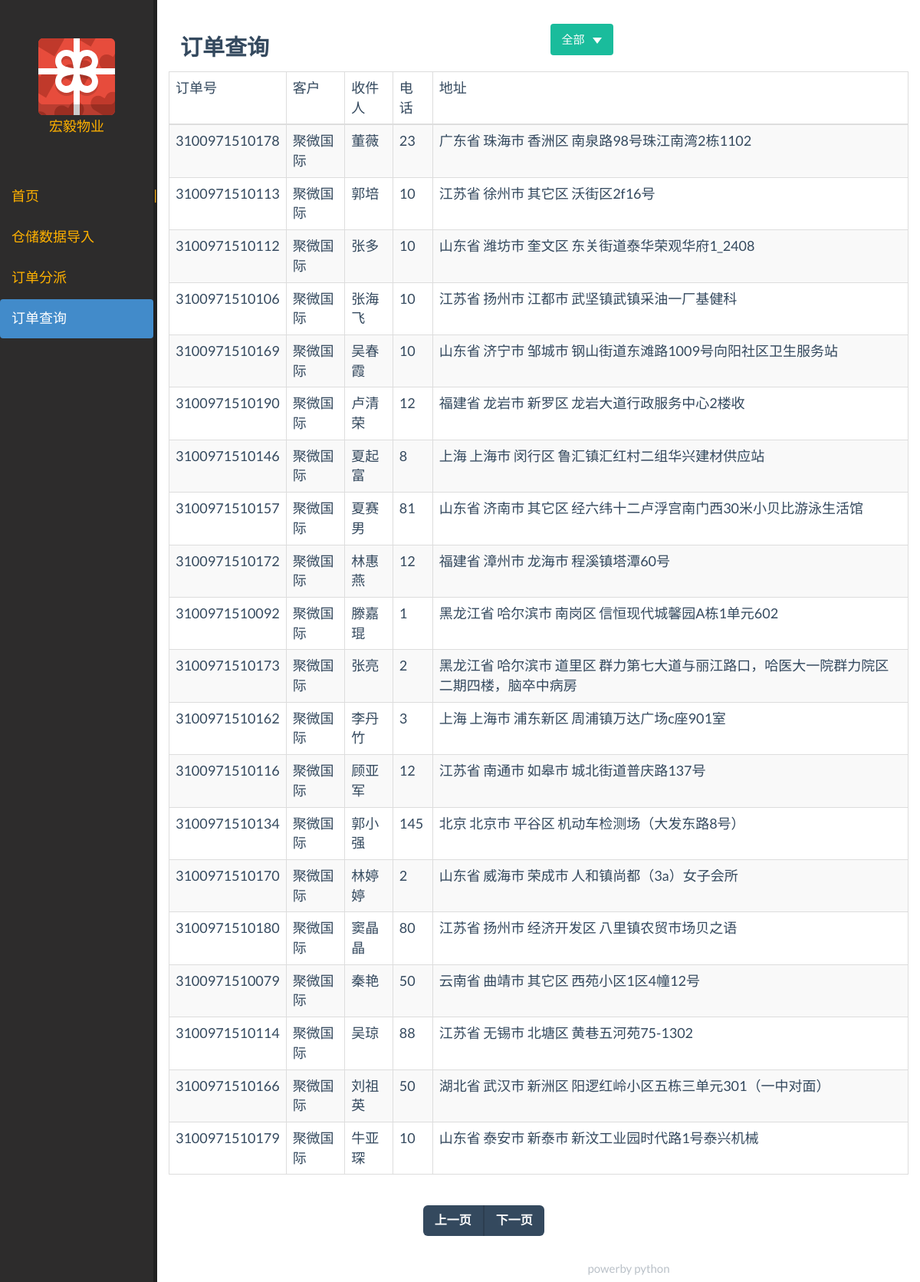
/order_post_by_condition/0, run on an earlier commit of the app's database.
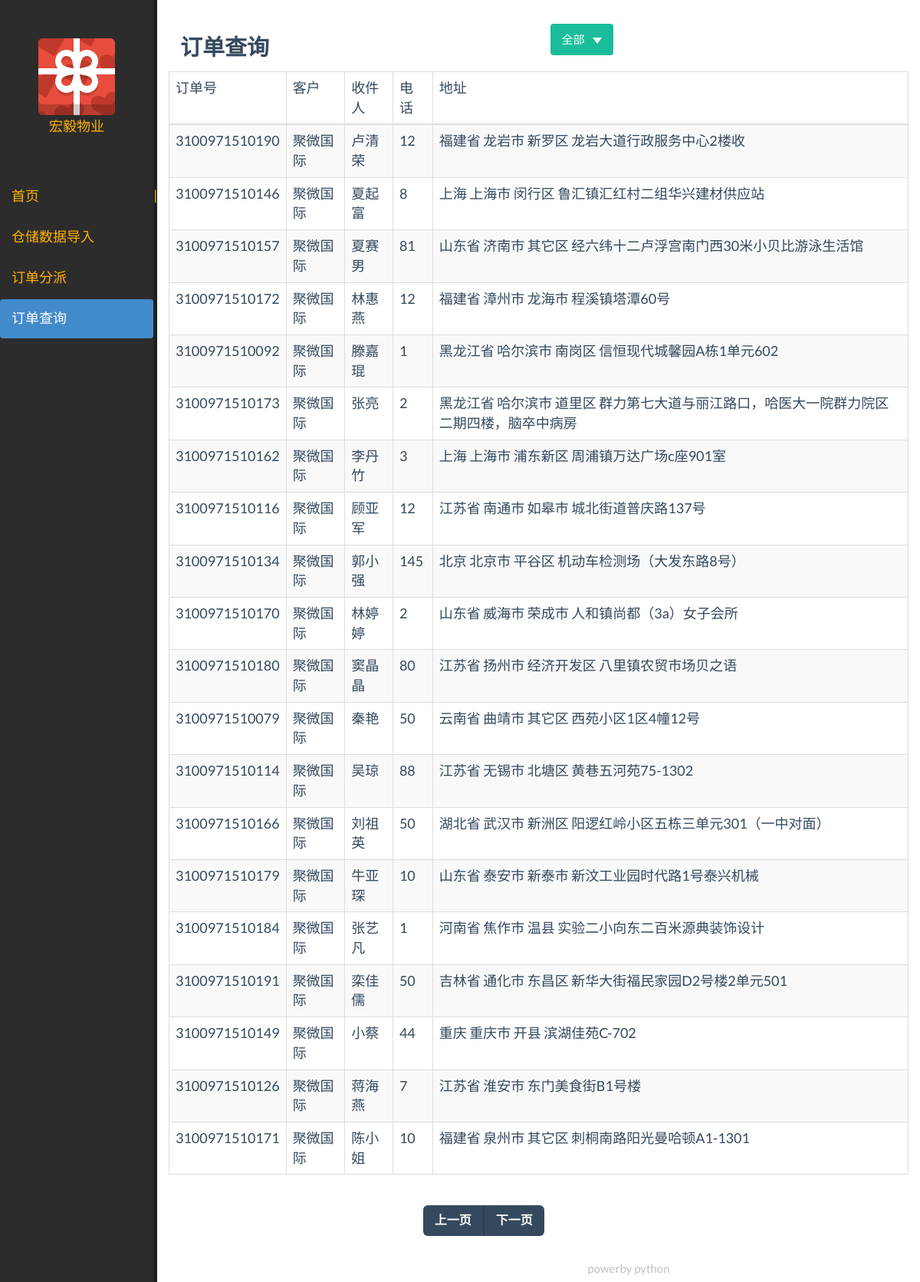
And on a later commit of the database.
### apps/data/transgodatabase.py (models this page shows)
class Order(Base):
    __tablename__ = "order"
    ID = Column(String(20), primary_key=True)
    clienter = Column(String(20), nullable=False)
    tick = Column(String(20))
    user = Column(String(6))
    addr = Column(String(128), nullable=False)
    tel = Column(String(11))
    count = Column(Integer)
    express = Column(String(10))
    time = Column(DateTime,
                  default=datetime.now)
    descript = Column(String(256))
    print_status = Column(String(5))
    cancel_status = Column(Boolean)
    status = Column(String(10), nullable=False, default="Import")
    courise = Column(Integer, ForeignKey("courise.courise_id"))

### apps/main/views.py (the view)
@main_app.route("/order_post_by_condition/<int:cond_type>", methods=["GET"])
def order_query_by_condition(cond_type=0):
    session = make_session()
    orders = session.query(Order)
    session = make_session()
    if cond_type == 0:
        orders = session.query(Order)\
                        .filter(Order.status == "Import")\
                        .filter(Order.courise == None)\
                        .order_by(Order.time)\
                        .limit(PAGE_COUNT)
    elif cond_type == 2:
        orders = session.query(Order)\
                        .filter(Order.status == "Finish")\
                        .order_by(Order.time)\
                        .limit(PAGE_COUNT)
    else:
        orders = session.query(Order)\
                        .filter(Order.status != "Finish")\
                        .filter(Order.courise != None)\
                        .order_by(Order.time)\
                        .limit(PAGE_COUNT)
    page_num = 2
    return render_template("order_post_frame.html",
                           orders=orders,
                           num=page_num)

### apps/data/transgodatabase.py (called while the page is built)
def make_session():
    Session = sessionmaker(bind=engine)
    session = Session()
    return session

### templates/order_post_frame.html (shortened to what this page needs)
{% extends "main_frame.html" %}
{% block main_content %}
{% include "order_post.html" %}
{% endblock %}

### templates/order_post.html (shortened to what this page needs)
{% extends "main_content.html" %}
{% block main_content %}
<br/>
<div>
    <div class="col-md-6"><h4>订单查询</h4></div>
<div class="col-md-6 btn-group">
    <button class="btn btn-primary dropdown-toggle" data-toggle="dropdown"
            aria-haspopup="true" aria-expanded="false">
        全部
        <span class="caret">
        </span>
    </button>
</div>
<div>
<table class="table table-striped table-bordered table-hover">
    <thead>
        <tr>
            <td>订单号</td>
            <td>客户</td>
            <td>收件人</td>
            <td>电话</td>
            <td>地址</td>
        </tr>
    </thead>
    <tbody>
        {% for order in orders %}
        <tr>
            <td>{{order.ID}}</td>
            <td>{{order.clienter}}</td>
            <td>{{order.user}}</td>
            <td>{{order.tel}}</td>
            <td>{{order.addr}}</td>
        </tr>
        {% endfor %}
    </tbody>
</table>
<div class="row">
    <div class="col-md-6 col-md-offset-4">
        <nav>
            <ul class="pager">
                <li class="previous"><a href="/order_post_page/{{num - 1}}"><span aria-hidden="true">上一页</span></a></li>
                <li class="next"><a href="/order_post_page/{{num}}"><span aria-hidden="true">下一页</span></a></li>
            </ul>
        </nav>
    </div>
</div>
{% endblock %}

What changed in the data, as far as the page shows it:
no longer on this page (row edited): Order: ID "3100971510178", clienter "聚微国际", user "董薇", tel "23", addr "广东省 珠海市 香洲区 南泉路98号珠江南湾2栋1102"
no longer on this page (row edited): Order: ID "3100971510113", clienter "聚微国际", user "郭培", tel "10", addr "江苏省 徐州市 其它区 沃街区2f16号"
no longer on this page (row edited): Order: ID "3100971510112", clienter "聚微国际", user "张多", tel "10", addr "山东省 潍坊市 奎文区 东关街道泰华荣观华府1_2408"
no longer on this page (row edited): Order: ID "3100971510106", clienter "聚微国际", user "张海飞", tel "10", addr "江苏省 扬州市 江都市 武坚镇武镇采油一厂基健科"
no longer on this page (row edited): Order: ID "3100971510169", clienter "聚微国际", user "吴春霞", tel "10", addr "山东省 济宁市 邹城市 钢山街道东滩路1009号向阳社区卫生服务站"
now on this page (row unchanged): Order: ID "3100971510184", clienter "聚微国际", user "张艺凡", tel "1", addr "河南省 焦作市 温县 实验二小向东二百米源典装饰设计"
now on this page (row unchanged): Order: ID "3100971510191", clienter "聚微国际", user "栾佳儒", tel "50", addr "吉林省 通化市 东昌区 新华大街福民家园D2号楼2单元501"
now on this page (row unchanged): Order: ID "3100971510149", clienter "聚微国际", user "小蔡", tel "44", addr "重庆 重庆市 开县 滨湖佳苑C-702"
now on this page (row unchanged): Order: ID "3100971510126", clienter "聚微国际", user "蒋海燕", tel "7", addr "江苏省 淮安市 东门美食街B1号楼"
now on this page (row unchanged): Order: ID "3100971510171", clienter "聚微国际", user "陈小姐", tel "10", addr "福建省 泉州市 其它区 刺桐南路阳光曼哈顿A1-1301"
